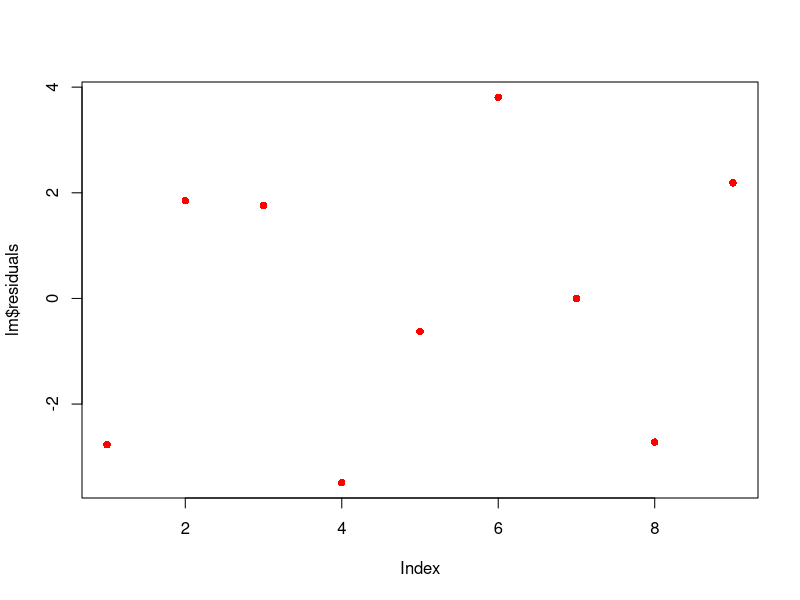

Source code (R):
## ---- chunk 1
library(tidyverse)
## ---- chunk 2
#Import Datasets
preResults <- read_csv('data/preResponse.csv')
postResults <- read_csv('data/postResponse.csv')
expResults <- read_csv('data/results.csv')
## ---- chunk 3
#Check import
head(preResults)
head(postResults)
head(expResults)
## ---- chunk 4
#Separate out variables into a combined DF
combinedDF <- inner_join(preResults, postResults, by = "UID")
combinedDF <- inner_join(combinedDF, expResults, by = "UID")
#Filter to only certain variables
sparseDF <- combinedDF[c('UID', 'gender', 'age', 'hec_rating', 'comp_exp', 'vr_exp', 'vr_usage', 'pre_catch_percent', 'vr_time', 'post_catch_percent', 'app_feel')]
## ---- chunk 5
#Convert some 'chr' variables to factors
sparseDF$gender.f <- factor(sparseDF$gender)
sparseDF$age.f <- factor(sparseDF$age)
#Generate a Linear Model
lm <- lm(post_catch_percent ~ pre_catch_percent + vr_time + vr_exp + age.f + gender.f, data = sparseDF)
## ---- chunk 6
summary(lm)
## ---- chunk 7
#Drop Age and Gender due to heavy skewing and lack of data
lm <- lm(post_catch_percent ~ pre_catch_percent + vr_time + vr_exp + app_feel, data = sparseDF)
## ---- chunk 8
summary(lm)
## ---- chunk 9
plot(lm$residuals, pch = 16, col = "red")
## ---- chunk 10
mean(sparseDF$app_feel)
